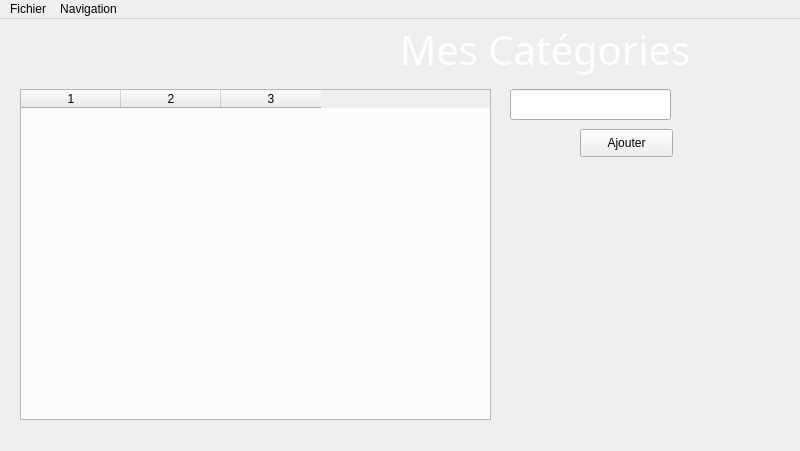
<?xml version="1.0" encoding="UTF-8"?>
<ui version="4.0">
 <class>view_Categories</class>
 <widget class="QMainWindow" name="view_Categories">
  <property name="geometry">
   <rect>
    <x>0</x>
    <y>0</y>
    <width>800</width>
    <height>451</height>
   </rect>
  </property>
  <property name="windowTitle">
   <string>Mes Catégories</string>
  </property>
  <widget class="QWidget" name="centralWidget">
   <property name="styleSheet">
    <string notr="true"/>
   </property>
   <widget class="QTableWidget" name="tableWidget">
    <property name="geometry">
     <rect>
      <x>20</x>
      <y>70</y>
      <width>471</width>
      <height>331</height>
     </rect>
    </property>
    <property name="palette">
     <palette>
      <active>
       <colorrole role="Base">
        <brush brushstyle="SolidPattern">
         <color alpha="200">
          <red>255</red>
          <green>255</green>
          <blue>255</blue>
         </color>
        </brush>
       </colorrole>
      </active>
      <inactive>
       <colorrole role="Base">
        <brush brushstyle="SolidPattern">
         <color alpha="200">
          <red>255</red>
          <green>255</green>
          <blue>255</blue>
         </color>
        </brush>
       </colorrole>
      </inactive>
      <disabled>
       <colorrole role="Base">
        <brush brushstyle="SolidPattern">
         <color alpha="255">
          <red>240</red>
          <green>240</green>
          <blue>240</blue>
         </color>
        </brush>
       </colorrole>
      </disabled>
     </palette>
    </property>
    <property name="rowCount">
     <number>0</number>
    </property>
    <property name="columnCount">
     <number>3</number>
    </property>
    <column/>
    <column/>
    <column/>
   </widget>
   <widget class="QLineEdit" name="edit_nom_cat">
    <property name="geometry">
     <rect>
      <x>510</x>
      <y>70</y>
      <width>161</width>
      <height>31</height>
     </rect>
    </property>
   </widget>
   <widget class="QPushButton" name="btn_add_cat">
    <property name="geometry">
     <rect>
      <x>580</x>
      <y>110</y>
      <width>93</width>
      <height>28</height>
     </rect>
    </property>
    <property name="text">
     <string>Ajouter</string>
    </property>
   </widget>
   <widget class="QLabel" name="label">
    <property name="geometry">
     <rect>
      <x>0</x>
      <y>-10</y>
      <width>891</width>
      <height>481</height>
     </rect>
    </property>
    <property name="text">
     <string/>
    </property>
   </widget>
   <widget class="QLabel" name="label_3">
    <property name="geometry">
     <rect>
      <x>400</x>
      <y>0</y>
      <width>401</width>
      <height>61</height>
     </rect>
    </property>
    <property name="palette">
     <palette>
      <active>
       <colorrole role="WindowText">
        <brush brushstyle="SolidPattern">
         <color alpha="255">
          <red>255</red>
          <green>255</green>
          <blue>255</blue>
         </color>
        </brush>
       </colorrole>
      </active>
      <inactive>
       <colorrole role="WindowText">
        <brush brushstyle="SolidPattern">
         <color alpha="255">
          <red>255</red>
          <green>255</green>
          <blue>255</blue>
         </color>
        </brush>
       </colorrole>
      </inactive>
      <disabled>
       <colorrole role="WindowText">
        <brush brushstyle="SolidPattern">
         <color alpha="255">
          <red>120</red>
          <green>120</green>
          <blue>120</blue>
         </color>
        </brush>
       </colorrole>
      </disabled>
     </palette>
    </property>
    <property name="font">
     <font>
      <family>Century Gothic</family>
      <pointsize>30</pointsize>
      <weight>50</weight>
      <bold>false</bold>
      <strikeout>false</strikeout>
      <kerning>true</kerning>
     </font>
    </property>
    <property name="text">
     <string>Mes Catégories</string>
    </property>
   </widget>
   <zorder>label</zorder>
   <zorder>tableWidget</zorder>
   <zorder>edit_nom_cat</zorder>
   <zorder>btn_add_cat</zorder>
   <zorder>label_3</zorder>
  </widget>
  <widget class="QMenuBar" name="menubar">
   <property name="geometry">
    <rect>
     <x>0</x>
     <y>0</y>
     <width>800</width>
     <height>21</height>
    </rect>
   </property>
   <widget class="QMenu" name="menuFichier">
    <property name="title">
     <string>Fichier</string>
    </property>
    <addaction name="actionQuitter"/>
   </widget>
   <widget class="QMenu" name="menuNavigation">
    <property name="title">
     <string>Navigation</string>
    </property>
    <addaction name="actionAccueil"/>
    <addaction name="separator"/>
    <addaction name="actionComptes"/>
    <addaction name="actionMagasins"/>
   </widget>
   <addaction name="menuFichier"/>
   <addaction name="menuNavigation"/>
  </widget>
  <action name="actionAccueil">
   <property name="text">
    <string>Accueil</string>
   </property>
  </action>
  <action name="actionMagasins">
   <property name="text">
    <string>Magasins</string>
   </property>
  </action>
  <action name="actionComptes">
   <property name="text">
    <string>Comptes</string>
   </property>
  </action>
  <action name="actionQuitter">
   <property name="text">
    <string>Quitter</string>
   </property>
  </action>
  <action name="actionRecherche">
   <property name="text">
    <string>Recherche</string>
   </property>
  </action>
  <action name="actionCat_gories">
   <property name="text">
    <string>Catégories</string>
   </property>
  </action>
 </widget>
 <resources/>
 <connections/>
</ui>
